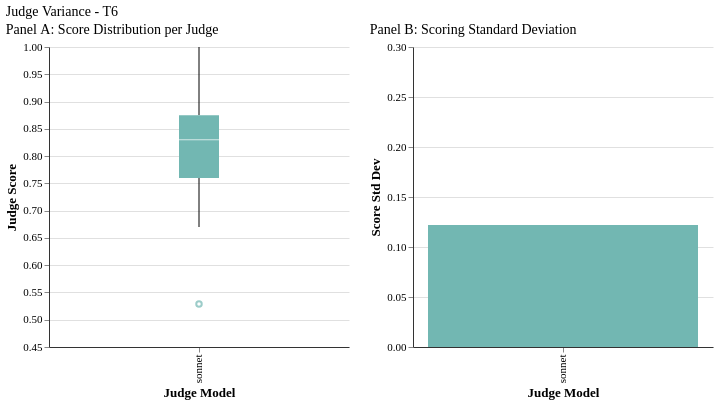

This figure's Vega-Lite source:
### Vega-Lite specification from a JSON file in a GitHub repository (floating-point values rounded to 4 significant figures)
{"config": {"font": "serif", "axis": {"labelFontSize": 11, "titleFontSize": 13, "gridColor": "#e0e0e0", "domainColor": "#333333"}, "legend": {"labelFontSize": 11, "titleFontSize": 12}, "title": {"fontSize": 14, "anchor": "start", "fontWeight": "normal"}, "view": {"stroke": null, "continuousWidth": 400, "continuousHeight": 300}, "mark": {"tooltip": true}}, "hconcat": [{"data": {"name": "data-e034434474f30a544563558c04f491be"}, "mark": {"type": "boxplot", "size": 40}, "encoding": {"color": {"field": "judge_display", "legend": null, "scale": {"domain": ["sonnet"], "range": ["#72B7B2"]}, "title": "Judge", "type": "nominal"}, "x": {"field": "judge_display", "sort": ["sonnet"], "title": "Judge Model", "type": "nominal"}, "y": {"field": "judge_score", "scale": {"domain": [0.45, 1.0]}, "title": "Judge Score", "type": "quantitative"}}, "title": "Panel A: Score Distribution per Judge", "width": 300}, {"data": {"name": "data-bbf6c27578dc9e40ecb578bf8e2c114e"}, "mark": {"type": "bar"}, "encoding": {"color": {"field": "judge_display", "legend": null, "scale": {"domain": ["sonnet"], "range": ["#72B7B2"]}, "type": "nominal"}, "tooltip": [{"field": "judge_display", "title": "Judge", "type": "nominal"}, {"field": "score_std", "format": ".3f", "title": "Std Dev", "type": "quantitative"}], "x": {"field": "judge_display", "sort": ["sonnet"], "title": "Judge Model", "type": "nominal"}, "y": {"field": "score_std", "scale": {"domain": [0, 0.3]}, "title": "Score Std Dev", "type": "quantitative"}}, "title": "Panel B: Scoring Standard Deviation", "width": 300}], "title": "Judge Variance - T6", "$schema": "https://vega.github.io/schema/vega-lite/v6.1.0.json", "datasets": {"data-e034434474f30a544563558c04f491be": [{"tier": "T6", "judge_model": "sonnet", "judge_score": 0.82, "judge_display": "sonnet"}, {"tier": "T6", "judge_model": "sonnet", "judge_score": 0.876, "judge_display": "sonnet"}, {"tier": "T6", "judge_model": "sonnet", "judge_score": 0.84, "judge_display": "sonnet"}, {"tier": "T6", "judge_model": "sonnet", "judge_score": 0.82, "judge_display": "sonnet"}, {"tier": "T6", "judge_model": "sonnet", "judge_score": 0.866, "judge_display": "sonnet"}, {"tier": "T6", "judge_model": "sonnet", "judge_score": 0.986, "judge_display": "sonnet"}, {"tier": "T6", "judge_model": "sonnet", "judge_score": 0.74, "judge_display": "sonnet"}, {"tier": "T6", "judge_model": "sonnet", "judge_score": 0.875, "judge_display": "sonnet"}, {"tier": "T6", "judge_model": "sonnet", "judge_score": 0.529, "judge_display": "sonnet"}, {"tier": "T6", "judge_model": "sonnet", "judge_score": 0.875, "judge_display": "sonnet"}, {"tier": "T6", "judge_model": "sonnet", "judge_score": 1.0, "judge_display": "sonnet"}, {"tier": "T6", "judge_model": "sonnet", "judge_score": 0.67, "judge_display": "sonnet"}, {"tier": "T6", "judge_model": "sonnet", "judge_score": 0.67, "judge_display": "sonnet"}, {"tier": "T6", "judge_model": "sonnet", "judge_score": 0.83, "judge_display": "sonnet"}, {"tier": "T6", "judge_model": "sonnet", "judge_score": 0.78, "judge_display": "sonnet"}], "data-bbf6c27578dc9e40ecb578bf8e2c114e": [{"judge_display": "sonnet", "score_std": 0.122}]}}
